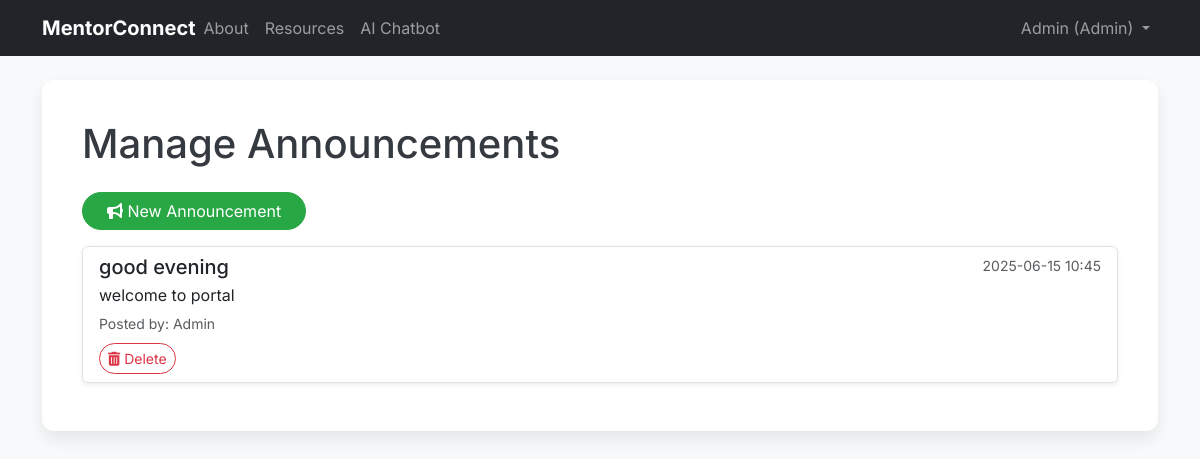
Page /admin/announcements (signed in) on the committed database.
### app/models.py (models this page shows, shortened)
class User(db.Model, UserMixin):
    id = db.Column(db.Integer, primary_key=True)
    username = db.Column(db.String(20), unique=True, nullable=False)
    email = db.Column(db.String(120), unique=True, nullable=False)
    password = db.Column(db.String(60), nullable=False)
    role = db.Column(db.String(10), nullable=False, default='student') # 'admin', 'mentor', 'student'
    bio = db.Column(db.Text, nullable=True)
    expertise_areas = db.Column(db.String(200), nullable=True)
    contact_preference = db.Column(db.String(50), nullable=True)
    last_login = db.Column(db.DateTime, nullable=True) # For streak and heatmap
    last_activity = db.Column(db.DateTime, nullable=True) # For general activity tracking
    mentor_id = db.Column(db.Integer, db.ForeignKey('user.id'), nullable=True)
    students = db.relationship('User', foreign_keys=[mentor_id], backref=db.backref('assigned_mentor', remote_side=[id]), lazy='dynamic')
    sent_messages = db.relationship('Message', foreign_keys='Message.sender_id', backref='sender', lazy='dynamic')
    received_messages = db.relationship('Message', foreign_keys='Message.receiver_id', backref='receiver', lazy='dynamic')
    sessions_logged_as_mentor = db.relationship(
        'SessionLog',
        foreign_keys='SessionLog.mentor_id',
        backref='mentor_of_session',
        lazy='dynamic'
    )
    created_resources = db.relationship('Resource', backref='creator', lazy='dynamic')
    quizzes_created = db.relationship('Quiz', backref='creator', lazy='dynamic')
    resource_completions = db.relationship('StudentResourceCompletion', backref='student_user', lazy='dynamic')
    quiz_attempts = db.relationship('QuizAttempt', backref='student_user', lazy='dynamic')
    def is_admin(self):
        return self.role == 'admin'
    @hybrid_property
    def daily_activity_dates(self):
        login_dates = [self.last_login.date()] if self.last_login else []
        resource_dates = [rc.completed_at.date() for rc in self.resource_completions.all()]
        quiz_dates = [qa.attempt_date.date() for qa in self.quiz_attempts.all()]
        all_dates = sorted(list(set(login_dates + resource_dates + quiz_dates)))
        activity_counts = {}
        for d in all_dates:
            activity_counts[d.isoformat()] = activity_counts.get(d.isoformat(), 0) + 1 # Simple count, can be weighted
        return activity_counts

class Announcement(db.Model):
    id = db.Column(db.Integer, primary_key=True)
    title = db.Column(db.String(100), nullable=False)
    content = db.Column(db.Text, nullable=False)
    date_posted = db.Column(db.DateTime, nullable=False, default=datetime.utcnow)
    admin_id = db.Column(db.Integer, db.ForeignKey('user.id'), nullable=False)
    admin = db.relationship('User', backref='posted_announcements')

### app/routes.py (the view)
@main.route("/admin/announcements")
@role_required('admin')
def manage_announcements():
    announcements = Announcement.query.order_by(Announcement.date_posted.desc()).all()
    return render_template('manage_announcements.html', title='Manage Announcements', announcements=announcements)

### app/templates/manage_announcements.html
{% extends "base.html" %}
{% block content %}
    <div class="content-section mb-4">
        <h1 class="mb-4">Manage Announcements</h1>
        <a class="btn btn-success rounded-pill px-4 mb-3" href="{{ url_for('main.create_announcement') }}"><i class="fas fa-bullhorn"></i> New Announcement</a>
        {% if not announcements %}
            <p class="text-muted text-center">No announcements posted yet.</p>
        {% else %}
            <div class="list-group">
                {% for announcement in announcements %}
                    <div class="list-group-item list-group-item-action flex-column align-items-start mb-2 rounded shadow-sm">
                        <div class="d-flex w-100 justify-content-between">
                            <h5 class="mb-1">{{ announcement.title }}</h5>
                            <small class="text-muted">{{ announcement.date_posted.strftime('%Y-%m-%d %H:%M') }}</small>
                        </div>
                        <p class="mb-1">{{ announcement.content }}</p>
                        <small class="text-muted">Posted by: {{ announcement.admin.username }}</small>
                        <div class="mt-2">
                            <form action="{{ url_for('main.delete_announcement', announcement_id=announcement.id) }}" method="POST" class="d-inline">
                                <button type="submit" class="btn btn-sm btn-outline-danger rounded-pill" onclick="return confirm('Are you sure you want to delete this announcement?');"><i class="fas fa-trash-alt"></i> Delete</button>
                            </form>
                        </div>
                    </div>
                {% endfor %}
            </div>
        {% endif %}
    </div>
{% endblock content %}

### app/templates/base.html (shortened to what this page needs)
<!DOCTYPE html>
<html lang="en">
<head>
    <link href="https://cdn.jsdelivr.net/npm/bootstrap@5.3.0/dist/css/bootstrap.min.css" rel="stylesheet">
    <link rel="stylesheet" href="https://cdnjs.cloudflare.com/ajax/libs/font-awesome/6.0.0-beta3/css/all.min.css">
    <link rel="stylesheet" href="{{ url_for('static', filename='css/style.css') }}">
</head>
<body>
    <header class="site-header mb-4">
        <nav class="navbar navbar-expand-lg navbar-dark bg-dark">
            <div class="container">
                <a class="navbar-brand me-auto" href="{{ url_for('main.home') }}">MentorConnect</a>
                <div class="collapse navbar-collapse" id="navbarNav">
                    <ul class="navbar-nav me-auto">
                        <li class="nav-item">
                            <a class="nav-link" href="{{ url_for('main.about') }}">About</a>
                        </li>
                        <li class="nav-item">
                            <a class="nav-link" href="{{ url_for('main.view_resources') }}">Resources</a>
                        </li>
                        <li class="nav-item">
                            <a class="nav-link" href="{{ url_for('main.chatbot_page') }}">AI Chatbot</a>
                        </li>
                    </ul>
                    <ul class="navbar-nav">
                        {% if current_user.is_authenticated %}
                            <li class="nav-item dropdown">
                                <a class="nav-link dropdown-toggle" href="#" id="navbarDropdown" role="button" data-bs-toggle="dropdown" aria-expanded="false">
                                    {{ current_user.username }} ({{ current_user.role | capitalize }})
                                </a>
                            </li>
                        {% endif %}
                    </ul>
                </div>
            </div>
        </nav>
    </header>
    <main role="main" class="container">
        {% block content %}{% endblock %}
    </main>
</body>
</html>

### app/static/css/style.css (style rules this page uses)
body { font-family: 'Inter', sans-serif; background-color: #f8f9fa; color: #343a40; }
.site-header { margin-bottom: 2rem; }
.navbar-brand { font-weight: 700; }
.content-section { background: #ffffff; padding: 2.5rem; border-radius: 0.75rem; margin-bottom: 2rem; box-shadow: 0 0.5rem 1rem rgba(0, 0, 0, 0.08); }
.form-control, .form-select, .btn { border-radius: 0.5rem; }
.btn-success { background-color: #28a745; border-color: #28a745; }

### rows in the picture
User: username "Admin", role "Admin"
Announcement: title "good evening", date_posted "2025-06-15 10:45", content "welcome to portal", admin.username "Admin"
